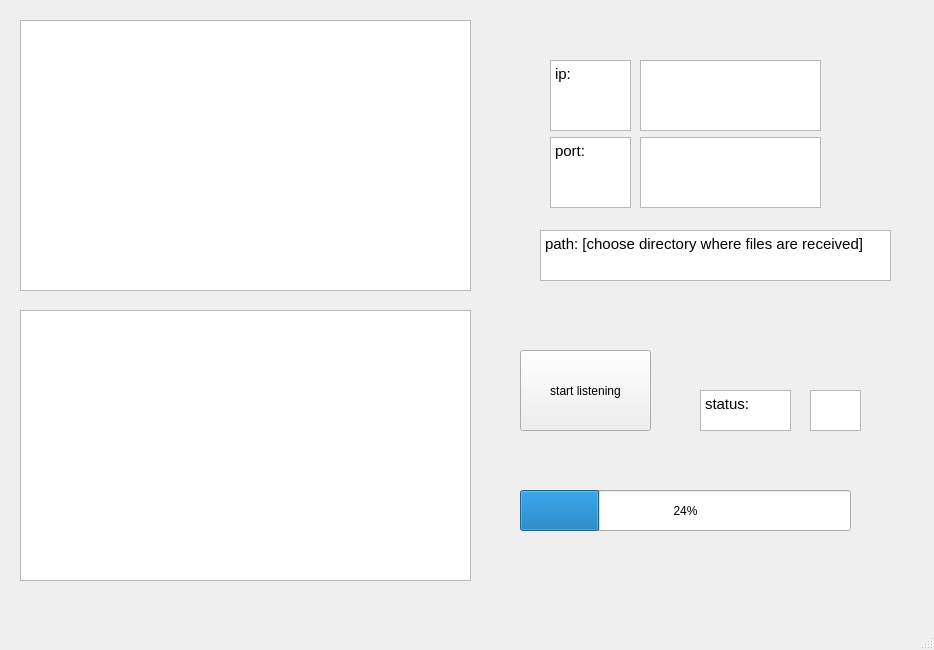
<?xml version="1.0" encoding="UTF-8"?>
<ui version="4.0">
 <class>ReceiverWindow</class>
 <widget class="QMainWindow" name="ReceiverWindow">
  <property name="geometry">
   <rect>
    <x>0</x>
    <y>0</y>
    <width>934</width>
    <height>650</height>
   </rect>
  </property>
  <property name="windowTitle">
   <string>MainWindow</string>
  </property>
  <widget class="QWidget" name="centralwidget">
   <widget class="QTextBrowser" name="console">
    <property name="geometry">
     <rect>
      <x>20</x>
      <y>310</y>
      <width>451</width>
      <height>271</height>
     </rect>
    </property>
   </widget>
   <widget class="QWidget" name="layoutWidget">
    <property name="geometry">
     <rect>
      <x>640</x>
      <y>60</y>
      <width>181</width>
      <height>148</height>
     </rect>
    </property>
    <layout class="QVBoxLayout" name="verticalLayout_2">
     <item>
      <widget class="QTextBrowser" name="textBrowser_3"/>
     </item>
     <item>
      <widget class="QTextBrowser" name="textBrowser_4"/>
     </item>
    </layout>
   </widget>
   <widget class="QTreeView" name="treeView">
    <property name="geometry">
     <rect>
      <x>20</x>
      <y>20</y>
      <width>451</width>
      <height>271</height>
     </rect>
    </property>
   </widget>
   <widget class="QTextBrowser" name="textBrowser_5">
    <property name="geometry">
     <rect>
      <x>540</x>
      <y>230</y>
      <width>351</width>
      <height>51</height>
     </rect>
    </property>
    <property name="html">
     <string>&lt;!DOCTYPE HTML PUBLIC &quot;-//W3C//DTD HTML 4.0//EN&quot; &quot;http://www.w3.org/TR/REC-html40/strict.dtd&quot;&gt;
&lt;html&gt;&lt;head&gt;&lt;meta name=&quot;qrichtext&quot; content=&quot;1&quot; /&gt;&lt;style type=&quot;text/css&quot;&gt;
p, li { white-space: pre-wrap; }
&lt;/style&gt;&lt;/head&gt;&lt;body style=&quot; font-family:'Cantarell'; font-size:11pt; font-weight:400; font-style:normal;&quot;&gt;
&lt;p style=&quot; margin-top:0px; margin-bottom:0px; margin-left:0px; margin-right:0px; -qt-block-indent:0; text-indent:0px;&quot;&gt;&lt;span style=&quot; font-family:'Cantarell';&quot;&gt;path: [choose directory where files are received]&lt;/span&gt;&lt;/p&gt;&lt;/body&gt;&lt;/html&gt;</string>
    </property>
   </widget>
   <widget class="QTextBrowser" name="textBrowser_6">
    <property name="geometry">
     <rect>
      <x>700</x>
      <y>390</y>
      <width>91</width>
      <height>41</height>
     </rect>
    </property>
    <property name="html">
     <string>&lt;!DOCTYPE HTML PUBLIC &quot;-//W3C//DTD HTML 4.0//EN&quot; &quot;http://www.w3.org/TR/REC-html40/strict.dtd&quot;&gt;
&lt;html&gt;&lt;head&gt;&lt;meta name=&quot;qrichtext&quot; content=&quot;1&quot; /&gt;&lt;style type=&quot;text/css&quot;&gt;
p, li { white-space: pre-wrap; }
&lt;/style&gt;&lt;/head&gt;&lt;body style=&quot; font-family:'Cantarell'; font-size:11pt; font-weight:400; font-style:normal;&quot;&gt;
&lt;p style=&quot; margin-top:0px; margin-bottom:0px; margin-left:0px; margin-right:0px; -qt-block-indent:0; text-indent:0px;&quot;&gt;&lt;span style=&quot; font-family:'Cantarell';&quot;&gt;status:&lt;/span&gt;&lt;/p&gt;&lt;/body&gt;&lt;/html&gt;</string>
    </property>
   </widget>
   <widget class="QProgressBar" name="progressBar">
    <property name="geometry">
     <rect>
      <x>520</x>
      <y>490</y>
      <width>331</width>
      <height>41</height>
     </rect>
    </property>
    <property name="value">
     <number>24</number>
    </property>
   </widget>
   <widget class="QGraphicsView" name="graphicsView">
    <property name="geometry">
     <rect>
      <x>810</x>
      <y>390</y>
      <width>51</width>
      <height>41</height>
     </rect>
    </property>
   </widget>
   <widget class="QPushButton" name="pushButton">
    <property name="geometry">
     <rect>
      <x>520</x>
      <y>350</y>
      <width>131</width>
      <height>81</height>
     </rect>
    </property>
    <property name="text">
     <string>start listening</string>
    </property>
   </widget>
   <widget class="QWidget" name="layoutWidget">
    <property name="geometry">
     <rect>
      <x>550</x>
      <y>60</y>
      <width>81</width>
      <height>148</height>
     </rect>
    </property>
    <layout class="QVBoxLayout" name="verticalLayout">
     <item>
      <widget class="QTextBrowser" name="textBrowser">
       <property name="html">
        <string>&lt;!DOCTYPE HTML PUBLIC &quot;-//W3C//DTD HTML 4.0//EN&quot; &quot;http://www.w3.org/TR/REC-html40/strict.dtd&quot;&gt;
&lt;html&gt;&lt;head&gt;&lt;meta name=&quot;qrichtext&quot; content=&quot;1&quot; /&gt;&lt;style type=&quot;text/css&quot;&gt;
p, li { white-space: pre-wrap; }
&lt;/style&gt;&lt;/head&gt;&lt;body style=&quot; font-family:'Cantarell'; font-size:11pt; font-weight:400; font-style:normal;&quot;&gt;
&lt;p style=&quot; margin-top:0px; margin-bottom:0px; margin-left:0px; margin-right:0px; -qt-block-indent:0; text-indent:0px;&quot;&gt;&lt;span style=&quot; font-family:'Cantarell';&quot;&gt;ip:&lt;/span&gt;&lt;/p&gt;&lt;/body&gt;&lt;/html&gt;</string>
       </property>
      </widget>
     </item>
     <item>
      <widget class="QTextBrowser" name="textBrowser_2">
       <property name="html">
        <string>&lt;!DOCTYPE HTML PUBLIC &quot;-//W3C//DTD HTML 4.0//EN&quot; &quot;http://www.w3.org/TR/REC-html40/strict.dtd&quot;&gt;
&lt;html&gt;&lt;head&gt;&lt;meta name=&quot;qrichtext&quot; content=&quot;1&quot; /&gt;&lt;style type=&quot;text/css&quot;&gt;
p, li { white-space: pre-wrap; }
&lt;/style&gt;&lt;/head&gt;&lt;body style=&quot; font-family:'Cantarell'; font-size:11pt; font-weight:400; font-style:normal;&quot;&gt;
&lt;p style=&quot; margin-top:0px; margin-bottom:0px; margin-left:0px; margin-right:0px; -qt-block-indent:0; text-indent:0px;&quot;&gt;&lt;span style=&quot; font-family:'Cantarell';&quot;&gt;port:&lt;/span&gt;&lt;/p&gt;&lt;/body&gt;&lt;/html&gt;</string>
       </property>
      </widget>
     </item>
    </layout>
   </widget>
  </widget>
  <widget class="QMenuBar" name="menubar">
   <property name="geometry">
    <rect>
     <x>0</x>
     <y>0</y>
     <width>934</width>
     <height>25</height>
    </rect>
   </property>
  </widget>
  <widget class="QStatusBar" name="statusbar"/>
 </widget>
 <resources/>
 <connections/>
</ui>
